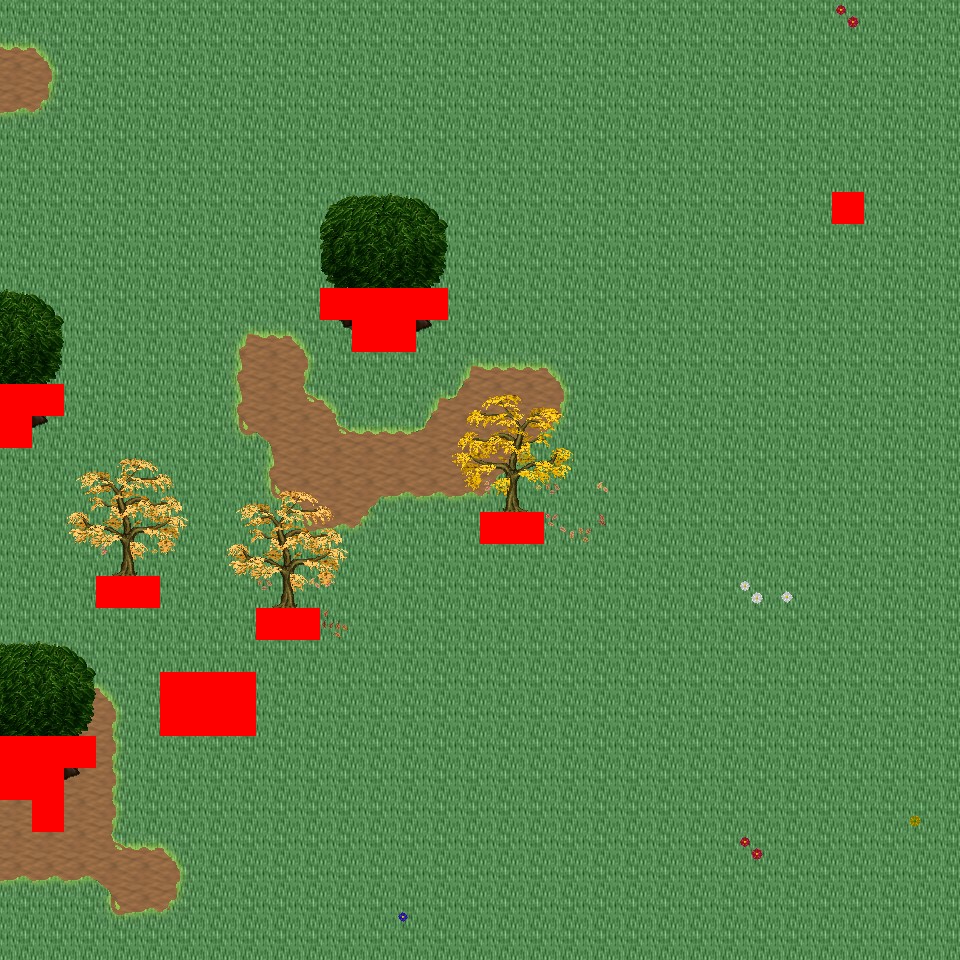

A 2D game scene composited from a Tiled map and its tileset images. What follows is a short description and the map's XML, with each tile layer's data collapsed to a summary:
An orthogonal 30x30 tile map with 32x32 px tiles, 6 tile layers (Ground, Object, Object2, Above, ...), 18 tilesets and 6 objects (6x mapExit).

<map version="1.0" orientation="orthogonal" renderorder="right-down" width="30" height="30" tilewidth="32" tileheight="32" nextobjectid="7">
  <tileset firstgid="1" name="tileset_logic_collision" tilewidth="32" tileheight="32" tilecount="1" columns="1">
    <image source="../drawable/tileset_logic_collision.png" width="32" height="32" />
  </tileset>
  <tileset firstgid="2" name="tileset_ground_ground" tilewidth="32" tileheight="32" tilecount="33" columns="3">
    <image source="../drawable/tileset_ground_ground.png" width="96" height="352" />
  </tileset>
  <tileset firstgid="35" name="tileset_ground_grass_corners" tilewidth="32" tileheight="32" tilecount="24" columns="6">
    <image source="../drawable/tileset_ground_grass_corners.png" width="192" height="128" />
  </tileset>
  <tileset firstgid="59" name="tileset_ground_grass_edges" tilewidth="32" tileheight="32" tilecount="36" columns="12">
    <image source="../drawable/tileset_ground_grass_edges.png" width="384" height="96" />
  </tileset>
  <tileset firstgid="95" name="tileset_ground_grass_2" tilewidth="32" tileheight="32" tilecount="21" columns="3">
    <image source="../drawable/tileset_ground_grass_2.png" width="96" height="224" />
  </tileset>
  <tileset firstgid="116" name="tileset_plant_leaves" tilewidth="32" tileheight="32" tilecount="8" columns="4">
    <image source="../drawable/tileset_plant_leaves.png" width="128" height="64" />
  </tileset>
  <tileset firstgid="124" name="tileset_plant_tree_tree_darkgreen" tilewidth="32" tileheight="32" tilecount="88" columns="8">
    <image source="../drawable/tileset_plant_tree_tree_darkgreen.png" width="256" height="352" />
  </tileset>
  <tileset firstgid="212" name="tileset_plant_tree_fall_trees" tilewidth="32" tileheight="32" tilecount="40" columns="8">
    <image source="../drawable/tileset_plant_tree_fall_trees.png" width="256" height="160" />
  </tileset>
  <tileset firstgid="252" name="tileset_plant_tree_pine_tree" tilewidth="32" tileheight="32" tilecount="20" columns="4">
    <image source="../drawable/tileset_plant_tree_pine_tree.png" width="128" height="160" />
  </tileset>
  <tileset firstgid="272" name="tileset_plant_stump_hollow_logs" tilewidth="32" tileheight="32" tilecount="6" columns="3">
    <image source="../drawable/tileset_plant_stump_hollow_logs.png" width="96" height="64" />
  </tileset>
  <tileset firstgid="278" name="tileset_plant_stump_small_stump" tilewidth="32" tileheight="32" tilecount="4" columns="2">
    <image source="../drawable/tileset_plant_stump_small_stump.png" width="64" height="64" />
  </tileset>
  <tileset firstgid="282" name="tileset_plant_stump_stump_pale_purple" tilewidth="32" tileheight="32" tilecount="4" columns="2">
    <image source="../drawable/tileset_plant_stump_stump_pale_purple.png" width="64" height="64" />
  </tileset>
  <tileset firstgid="286" name="tileset_plant_flower_daisy_blue" tilewidth="32" tileheight="32" tilecount="8" columns="2">
    <image source="../drawable/tileset_plant_flower_daisy_blue.png" width="64" height="128" />
  </tileset>
  <tileset firstgid="294" name="tileset_plant_flower_daisy_red" tilewidth="32" tileheight="32" tilecount="8" columns="2">
    <image source="../drawable/tileset_plant_flower_daisy_red.png" width="64" height="128" />
  </tileset>
  <tileset firstgid="302" name="tileset_plant_flower_daisy_white" tilewidth="32" tileheight="32" tilecount="8" columns="2">
    <image source="../drawable/tileset_plant_flower_daisy_white.png" width="64" height="128" />
  </tileset>
  <tileset firstgid="310" name="tileset_plant_flower_daisy_yellow" tilewidth="32" tileheight="32" tilecount="8" columns="2">
    <image source="../drawable/tileset_plant_flower_daisy_yellow.png" width="64" height="128" />
  </tileset>
  <tileset firstgid="318" name="tileset_logic_creature_ent" tilewidth="32" tileheight="32" tilecount="4" columns="4">
    <image source="../drawable/tileset_logic_creature_ent.png" width="128" height="32" />
  </tileset>
  <tileset firstgid="322" name="tileset_logic_creature_animal" tilewidth="32" tileheight="32" tilecount="32" columns="8">
    <image source="../drawable/tileset_logic_creature_animal.png" width="256" height="128" />
  </tileset>
  <layer name="Ground" width="30" height="30">
    <data>[900 cells, 900 non-empty, 2 distinct tile ids]</data>
  </layer>
  <layer name="Object" width="30" height="30">
    <data>[900 cells, 93 non-empty, 37 distinct tile ids]</data>
  </layer>
  <layer name="Object2" width="30" height="30">
    <data>[900 cells, 24 non-empty, 14 distinct tile ids]</data>
  </layer>
  <layer name="Above" width="30" height="30">
    <data>[900 cells, 75 non-empty, 44 distinct tile ids]</data>
  </layer>
  <layer name="Above2" width="30" height="30">
    <data>[900 cells, 0 non-empty, 0 distinct tile ids]</data>
  </layer>
  <layer name="Walkable" width="30" height="30">
    <data>[900 cells, 28 non-empty, 1 distinct tile ids]</data>
  </layer>
  <objectgroup name="MapEvents">
    <object id="1" name="north" type="mapExit" x="0" y="0" width="960" height="32">
      <properties>
        <property name="map" value="level_0_x19_y27" />
        <property name="x" value="0" />
        <property name="y" value="28" />
      </properties>
    </object>
    <object id="2" name="south" type="mapExit" x="0" y="928" width="960" height="32">
      <properties>
        <property name="map" value="level_0_x19_y29" />
        <property name="x" value="0" />
        <property name="y" value="1" />
      </properties>
    </object>
    <object id="3" name="west" type="mapExit" x="0" y="0" width="32" height="384">
      <properties>
        <property name="map" value="level_0_x18_y28" />
        <property name="x" value="28" />
        <property name="y" value="0" />
      </properties>
    </object>
    <object id="4" name="west2" type="mapExit" x="0" y="448" width="32" height="288">
      <properties>
        <property name="map" value="level_0_x18_y28" />
        <property name="x" value="28" />
        <property name="y" value="14" />
      </properties>
    </object>
    <object id="5" name="west3" type="mapExit" x="0" y="800" width="32" height="160">
      <properties>
        <property name="map" value="level_0_x18_y28" />
        <property name="x" value="28" />
        <property name="y" value="25" />
      </properties>
    </object>
    <object id="6" name="east" type="mapExit" x="928" y="0" width="32" height="960">
      <properties>
        <property name="map" value="level_0_x20_y28" />
        <property name="x" value="1" />
        <property name="y" value="0" />
      </properties>
    </object>
  </objectgroup>
</map>
